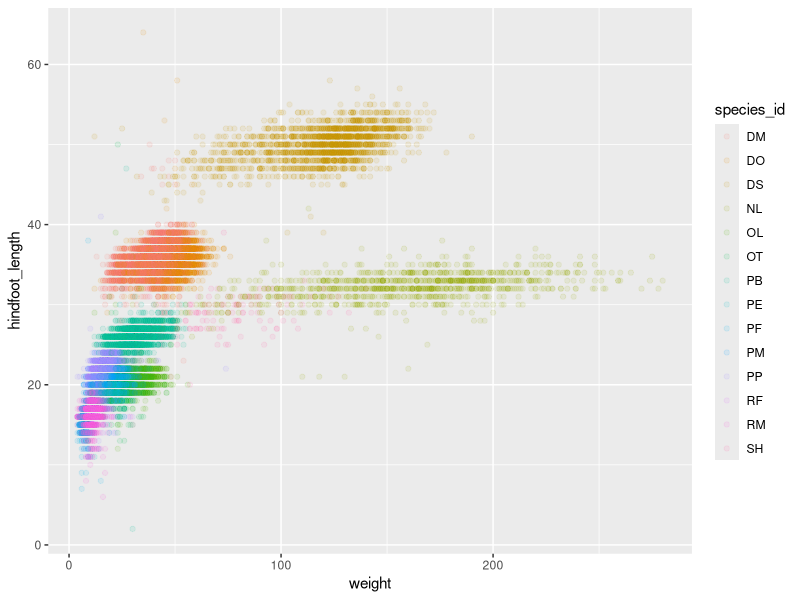

Recreate this plot in R.
################ Setup ######################################
library(ggplot2)
library(dplyr)
library(knitr)

#read in the data
surveys_complete<-read.csv("data/surveys_complete.csv")

###################### Analysis ############################
#how many males and females?
surveys_complete%>%
          group_by(sex)%>%
          tally
#plots
 nlevels(as.factor(surveys_complete$plot_id))
 
 #Years
 min(surveys_complete$year) #first 
 max(surveys_complete$year) #last

 #Variables
  names(surveys_complete)


#mean weight
mean(surveys_complete$weight, na.rm=TRUE)

#plot of hindfoot length and weight
ggplot(data = surveys_complete, 
       aes(x = weight, 
           y = hindfoot_length, 
           color = species_id)) + 
          geom_point(alpha = 0.1,
                     aes(color = species_id))

for(x in 1:24){
    temp <- filter(surveys_complete, plot_id == x)
    write.csv(temp, file = paste("data/plot", x, ".csv", sep = ""), row.names = FALSE)
}
